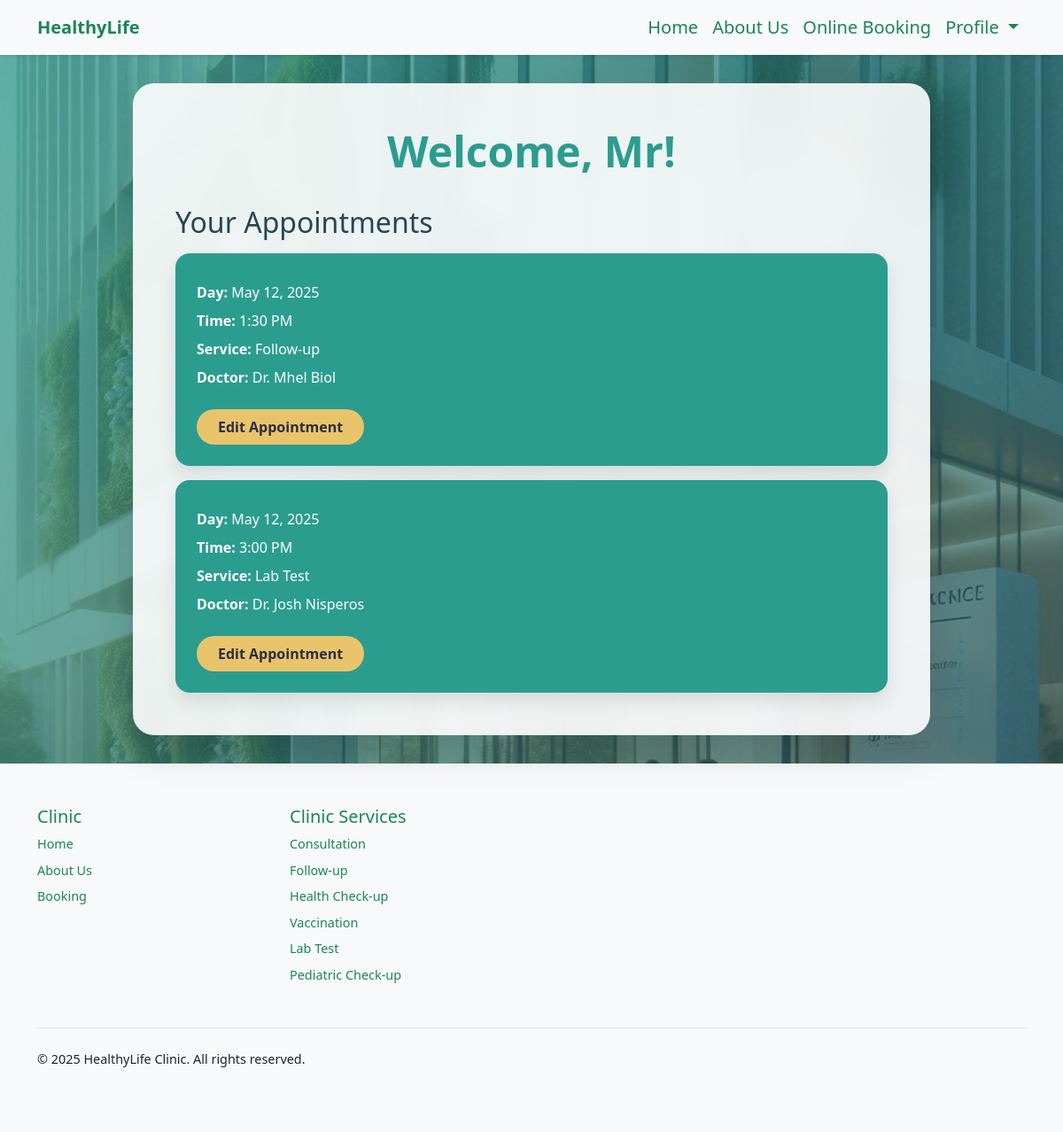
/user-panel (signed in), run on an earlier commit of the app's database.
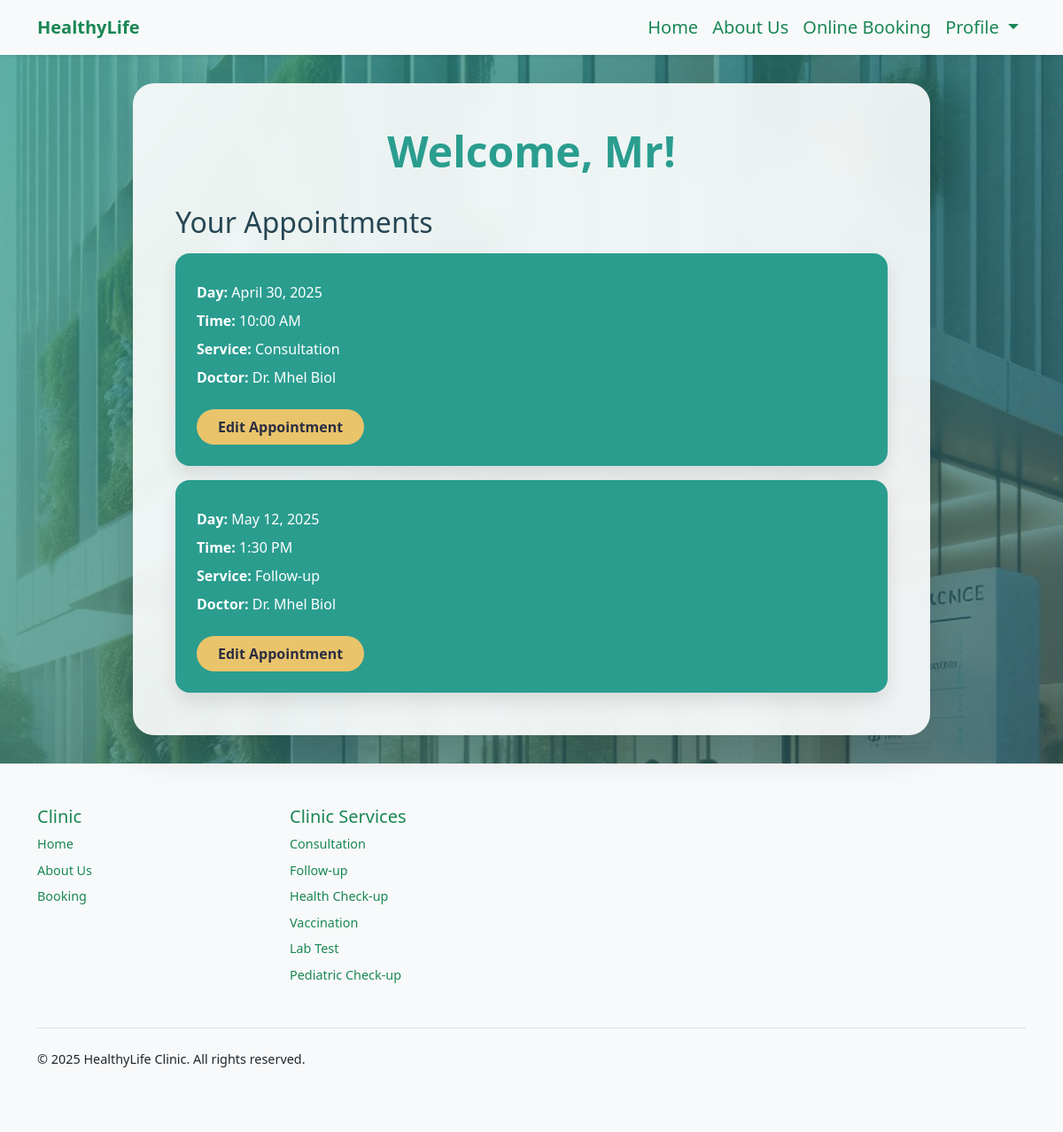
And on a later commit of the database.
### booking/models.py (models this page shows, shortened)
class Appointment(models.Model):
    user = models.ForeignKey(User, on_delete=models.CASCADE, null=True, blank=True)
    service = models.CharField(max_length=50, choices=SERVICE_CHOICES, default="Doctor care")
    doctor = models.CharField(max_length=255, default="Unknown")
    day = models.DateField(default=datetime.now)
    time = models.CharField(max_length=10, choices=TIME_CHOICES, default="3 PM")
    time_ordered = models.DateTimeField(default=datetime.now, blank=True)

### booking/views.py (the view)
# urls.py: path('user-panel', views.userPanel, name='userPanel'),
def userPanel(request):
    user = request.user
    appointments = Appointment.objects.filter(user=user).order_by('day', 'time')
    return render(request, 'userPanel.html', {
        'user':user,
        'appointments':appointments,
    })

### booking/templates/userPanel.html (shortened to what this page needs)
{% extends 'layout.html' %}
{% load static %}
{% block body %}
<section class="hero-section">
    {% if user.is_authenticated %}
    <div class="profile-panel">
        <h1>Welcome, {{ user.first_name }}!</h1>
        {% if appointments.count > 0 %}
        <div class="appointment-list">
            <h2>Your Appointments</h2>
            {% for appointment in appointments %}
            <div class="appointment-card">
                <p><strong>Day:</strong> {{ appointment.day }}</p>
                <p><strong>Time:</strong> {{ appointment.time }}</p>
                <p><strong>Service:</strong> {{ appointment.service }}</p>
                <p><strong>Doctor:</strong> {{ appointment.doctor }}</p>
                <a href="{% url 'userUpdate' appointment.id %}">Edit Appointment</a>
            </div>
            {% endfor %}
        </div>
        {% else %}
        <h2>No Appointments Yet!</h2>
        {% endif %}
    </div>
    {% else %}
    <div class="sign-in-message">
        <h1>Please Sign In</h1>
        <a href="{% url 'login' %}" class="btn btn-primary mt-3">Sign In</a>
    </div>
    {% endif %}
</section>
{% endblock %}

### booking/templates/layout.html (shortened to what this page needs)
{% load static %}
<!doctype html>
<html lang="en">
<head>
    <link rel="stylesheet" href="https://cdnjs.cloudflare.com/ajax/libs/bootstrap-icons/1.7.2/font/bootstrap-icons.min.css">
    <link href="https://cdn.jsdelivr.net/npm/bootstrap@5.2.1/dist/css/bootstrap.min.css" rel="stylesheet">
</head>
<body>
<header>
    <nav class="navbar navbar-expand-lg shadow-sm">
        <div class="container">
            <a class="navbar-brand" href="{% url 'index' %}">
                HealthyLife
            </a>
            <div class="collapse navbar-collapse" id="navbarSupportedContent">
                <ul class="navbar-nav ms-auto mb-2 mb-lg-0 fs-5 align-items-center">
                    <li class="nav-item">
                        <a class="nav-link" aria-current="page" href="{% url 'index' %}">Home</a>
                    </li>
                    <li class="nav-item">
                        <a class="nav-link" href="{% url 'about' %}">About Us</a>
                    </li>
                    <li class="nav-item">
                        <a class="nav-link" href="{% url 'booking' %}">Online Booking</a>
                    </li>
                    {% if user.is_authenticated %}
                    <li class="nav-item dropdown">
                        <a class="nav-link dropdown-toggle" href="#" role="button" data-bs-toggle="dropdown" aria-expanded="false">
                            Profile
                        </a>
                    </li>
                    {% else %}
                    <li class="nav-item">
                        <a class="nav-link" href="{% url 'login' %}">Sign In / Sign Up</a>
                    </li>
                    {% endif %}
                </ul>
            </div>
        </div>
    </nav>
</header>
{% block body %}
{% endblock %}
<footer class="py-5 mt-auto">
    <div class="container">
        <div class="row">
            <div class="col-6 col-md-3 mb-3">
                <h5>Clinic</h5>
                <ul class="nav flex-column">
                    <li class="nav-item mb-2"><a href="{% url 'index' %}" class="nav-link p-0">Home</a></li>
                    <li class="nav-item mb-2"><a href="{% url 'about' %}" class="nav-link p-0">About Us</a></li>
                    <li class="nav-item mb-2"><a href="{% if user.is_authenticated %}{% url 'booking' %}{% else %}#{% endif %}" class="nav-link p-0">Booking</a></li>
                </ul>
            </div>
            <div class="col-6 col-md-3 mb-3">
                <h5>Clinic Services</h5>
                <ul class="nav flex-column">
                    <li class="nav-item mb-2"><a href="{% if user.is_authenticated %}{% url 'booking' %}{% else %}#{% endif %}" class="nav-link p-0">Consultation</a></li>
                    <li class="nav-item mb-2"><a href="{% if user.is_authenticated %}{% url 'booking' %}{% else %}#{% endif %}" class="nav-link p-0">Follow-up</a></li>
                    <li class="nav-item mb-2"><a href="{% if user.is_authenticated %}{% url 'booking' %}{% else %}#{% endif %}" class="nav-link p-0">Health Check-up</a></li>
                    <li class="nav-item mb-2"><a href="{% if user.is_authenticated %}{% url 'booking' %}{% else %}#{% endif %}" class="nav-link p-0">Vaccination</a></li>
                    <li class="nav-item mb-2"><a href="{% if user.is_authenticated %}{% url 'booking' %}{% else %}#{% endif %}" class="nav-link p-0">Lab Test</a></li>
                    <li class="nav-item mb-2"><a href="{% if user.is_authenticated %}{% url 'booking' %}{% else %}#{% endif %}" class="nav-link p-0">Pediatric Check-up</a></li>
                </ul>
            </div>
        </div>
        <div class="d-flex flex-column flex-sm-row justify-content-between py-4 mt-4 border-top">
            <p class="mb-0">&copy; 2025 HealthyLife Clinic. All rights reserved.</p>
        </div>
    </div>
</footer>
</body>
</html>

### booking/templates/layout.html (style rules this page uses)
.navbar { background-color: #f8f9fa; }
.nav-link { color: #198754 !important; transition: color 0.3s ease; }
.navbar-brand { font-weight: bold; color: #198754 !important; }
footer { background-color: #f8f9fa; font-size: 0.9rem; }
footer h5 { color: #198754; }
footer a { color: #6c757d; text-decoration: none; }

What changed in the data, as far as the page shows it:
removed Appointment: day "May 12, 2025", time "3:00 PM", service "Lab Test", doctor "Dr. Josh Nisperos"
added Appointment: day "April 30, 2025", time "10:00 AM", service "Consultation", doctor "Dr. Mhel Biol"
